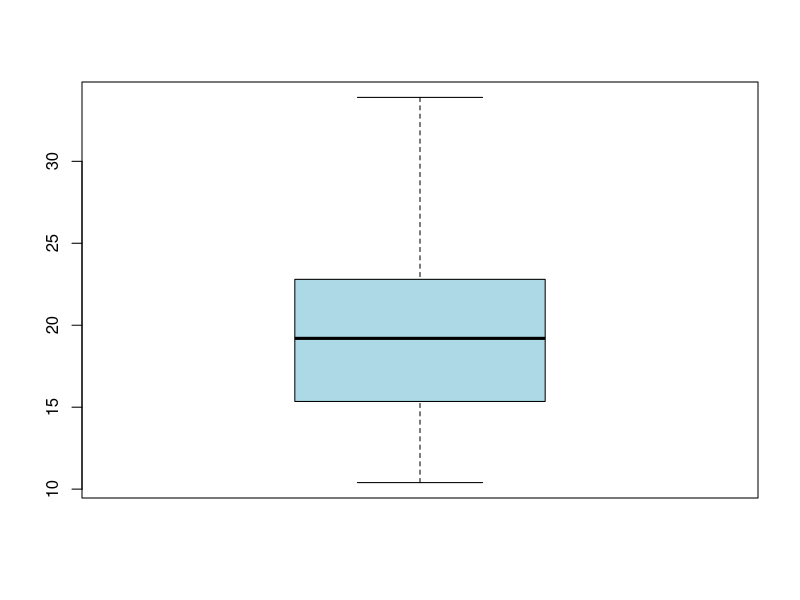
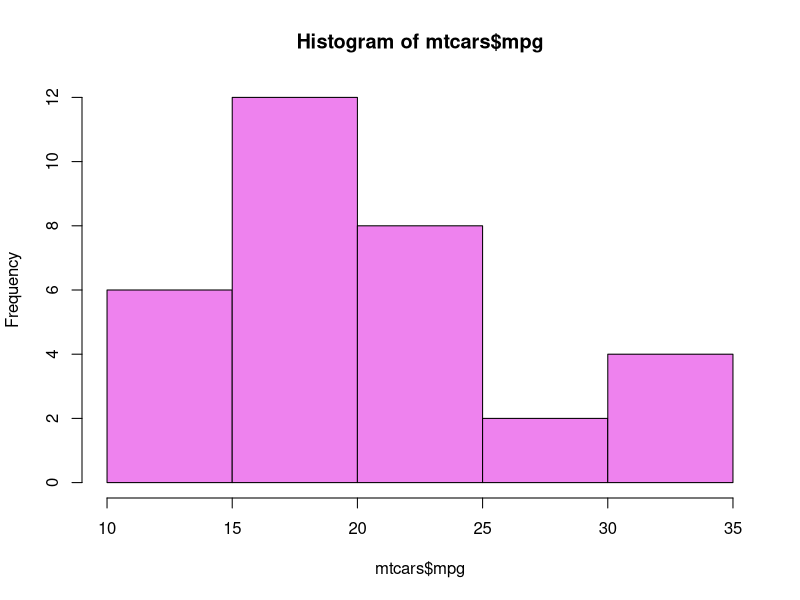
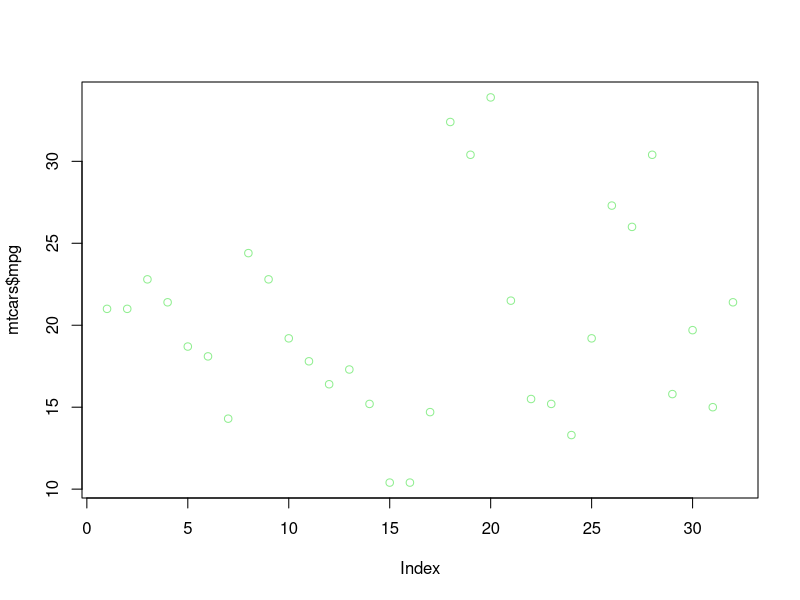

Recreate these plots in R, in order.
summary(mtcars)
mean(mtcars$mpg)
sd(mtcars$mpg)

boxplot(mtcars$mpg, col = "lightblue")
hist(mtcars$mpg, col = "violet")
plot(mtcars$mpg, col = "lightgreen")
